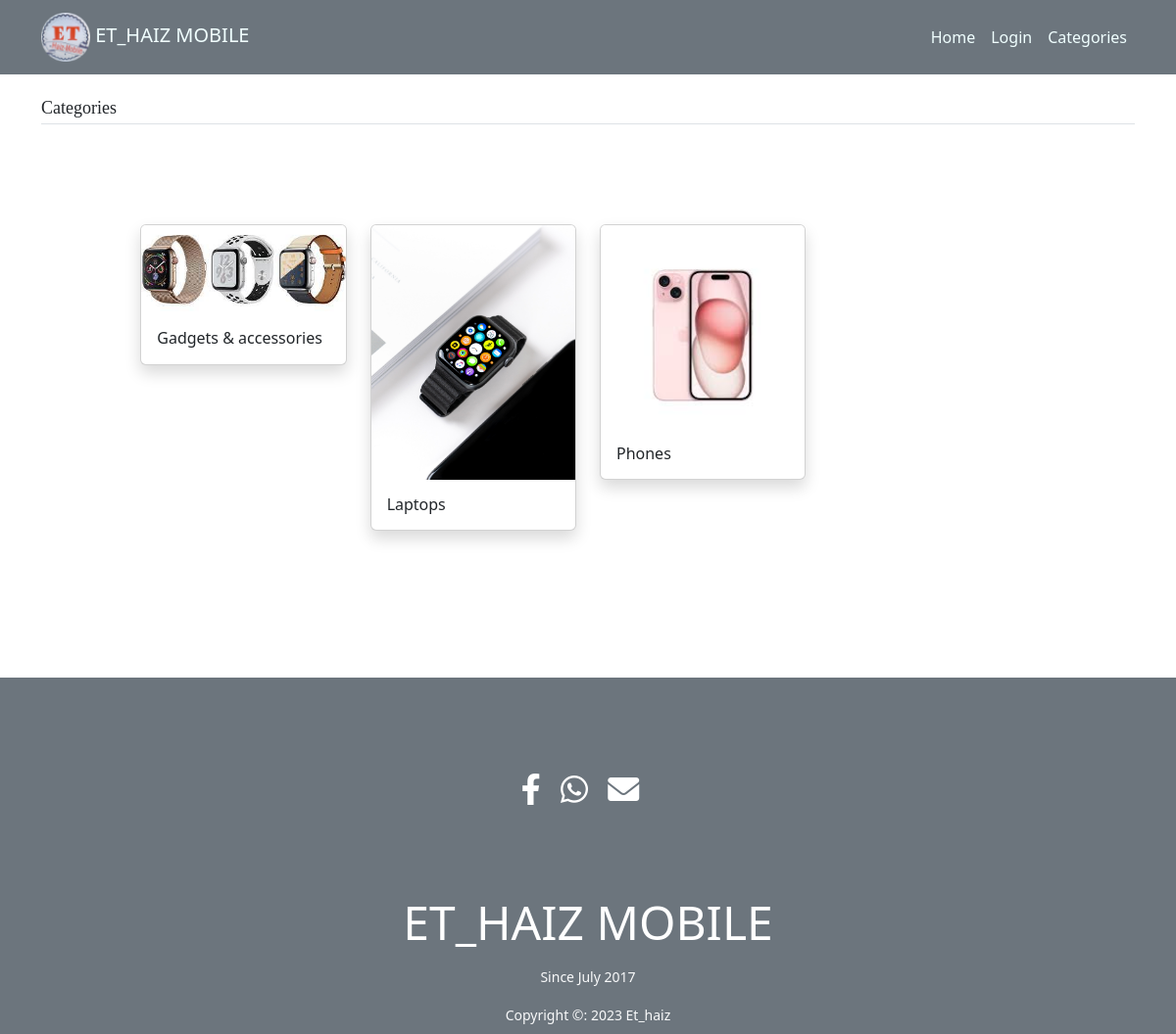
/myShop/category-list/, run on the app's committed database.
### shop/models.py (models this page shows, shortened)
class Category(models.Model):
    name = models.CharField(max_length=200)
    image = models.ImageField(upload_to='item_images', null=True)
    slug = models.SlugField(max_length=200,unique=True)
    class Meta:
        ordering = ['name']
        indexes = [
            models.Index(fields=['name']),
        ]
        verbose_name = 'category'
        verbose_name_plural = 'categories'

### shop/views.py (the view)
# urls.py: path('category-list/', views.CateoryListView.as_view(),name='category-list'),
class CateoryListView(ListView):
    model = Category
    template_name = 'shop/category_list.html'
    context_object_name = 'category'

### shop/templates/shop/category_list.html
{% extends 'shop/base.html' %}
{% load static %}
{% block content %}
<main class="container my-4">
    <h3 class="my-4 border-bottom pb-1 text-dark">Categories</h3>
    <div class="row">
            {% for cat in category %}
            <div class="col-md-3 mb-4">
                    <div class="card shadow">
                        <a href="{% url 'shop:category-product-list' cat.id %}"> <img src="{{ cat.image.url  }}" alt="{{ cat.name }}" class="card-img-top"></a>
                        <div class="card-body">
                            <h6 class="card-text">{{ cat.name }}</h6>
                        </div>
                    </div>
            </div>
            {% endfor %}
    </div>
</main>
{% endblock %}

### shop/static/css/style.css (style rules this page uses)
h3 { color: azure; font-family: Montserrat-Bold; font-size: large; }
.row { padding: 7%; margin: 1% 1%; }

### data on the page
Category: image (picture), name "Gadgets & accessories"
Category: image (picture), name "Laptops"
Category: image (picture), name "Phones"
